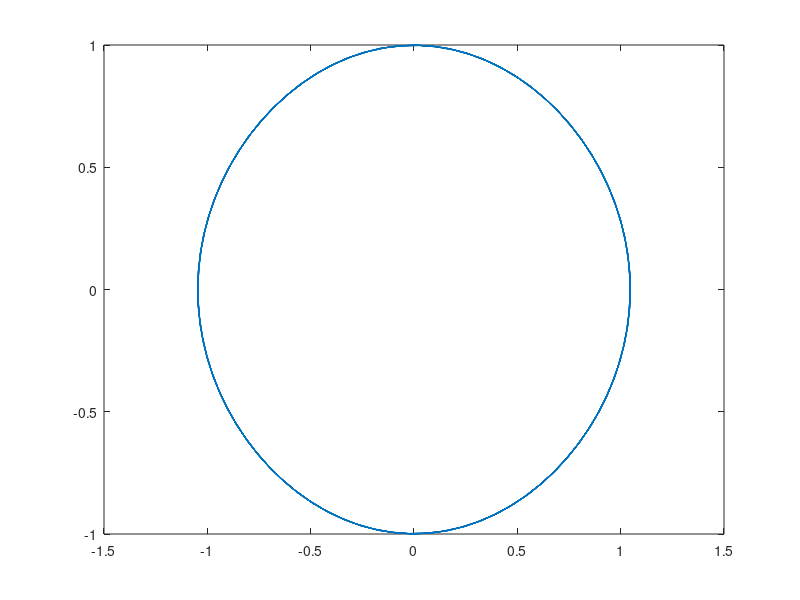

This figure's MATLAB source:

g = 1;
L = 1;
w = sqrt(g/L);

% en este caso es la funcion Theta
u0 = 0;
v0 = 1,9999;

T = 33.7210;
Dt = T/400;
tmax = 3*T;
tt = 0:Dt:tmax;

%RK3

f1 = @(t,u,z) z;
f2 = @(t,u,z) -(w^2)*(sin(u));

u = zeros(length(tt),1);
z = zeros(length(tt),1);
u(1) = u0;
z(1) = v0; 


for i = 1:1200
  K1u = f1(tt(i), u(i), z(i));
  K1z = f2(tt(i), u(i), z(i));
  
  K2u = f1(tt(i) + Dt/2, u(i) + Dt*K1u/2, z(i)+ Dt*K1z/2);
  K2z = f2(tt(i) + Dt/2, u(i) + Dt*K1u/2, z(i)+ Dt*K1z/2);
  
  K3u = f1(tt(i) + Dt, u(i) + Dt*(-K1u + 2*K2u), z(i) + Dt*(-K1z + 2*K2z));
  K3z = f2(tt(i) + Dt, u(i) + Dt*(-K1u + 2*K2u), z(i) + Dt*(-K1z + 2*K2z));
  
  
  u(i+1) = u(i) + (Dt/6)*(K1u + 4*K2u + K3u);
  z(i+1) = z(i) + (Dt/6)*(K1z + 4*K2z + K3z);

  
endfor

%z es la velocidad
plot(u,z);
